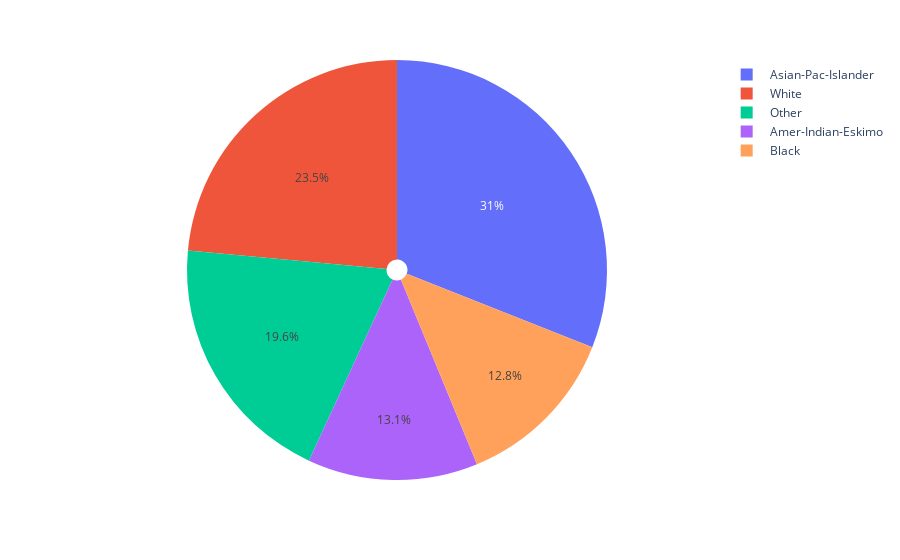

Notebook cell for this chart:
### Code cell
px.pie(grp_data, grp_data.index, grp_data.values, hole = 0.05)

### Figure 1 — Plotly figure (JSON) as saved in the notebook; plotly's stock layout.template omitted (floating-point values rounded to 4 significant figures)
{"data": [{"domain": {"x": [0, 1], "y": [0, 1]}, "hole": 0.05, "hovertemplate": "race=%{label}<br>value=%{value}<extra></extra>", "labels": [" Asian-Pac-Islander", " White", " Other", " Amer-Indian-Eskimo", " Black"], "legendgroup": "", "name": "", "showlegend": true, "type": "pie", "values": [1478.0, 1122.0, 934.7, 625.3, 609.9]}], "layout": {"legend": {"tracegroupgap": 0}, "margin": {"t": 60}}}
